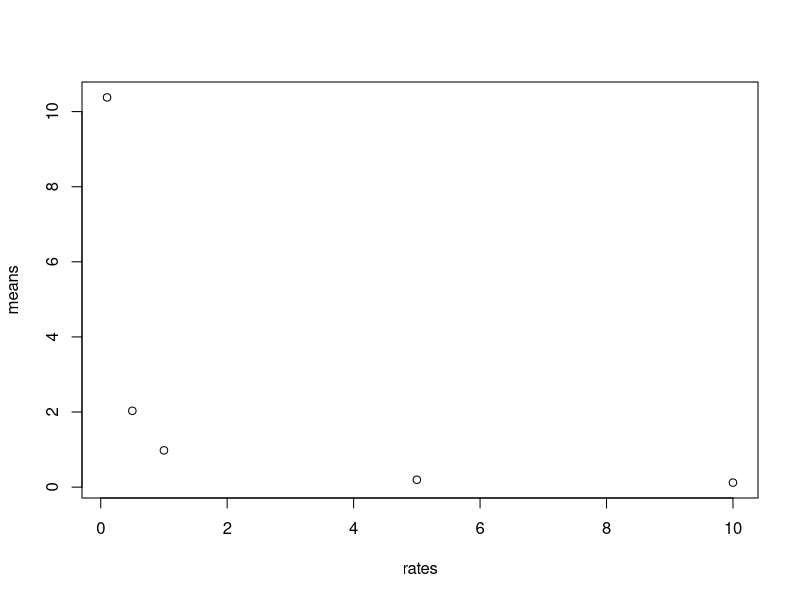
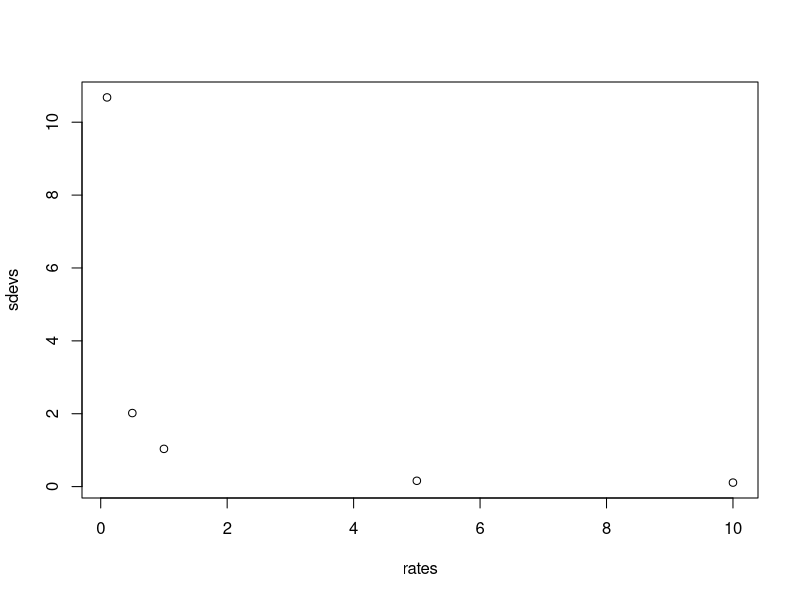
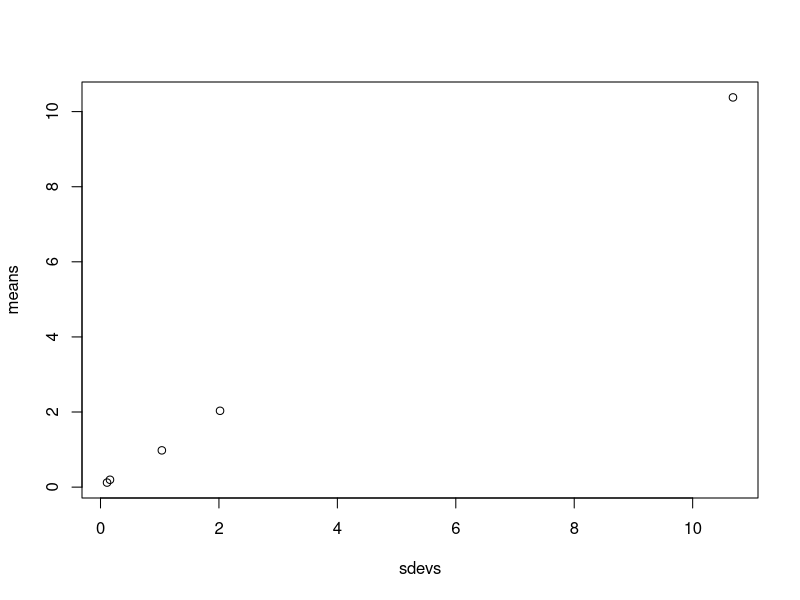
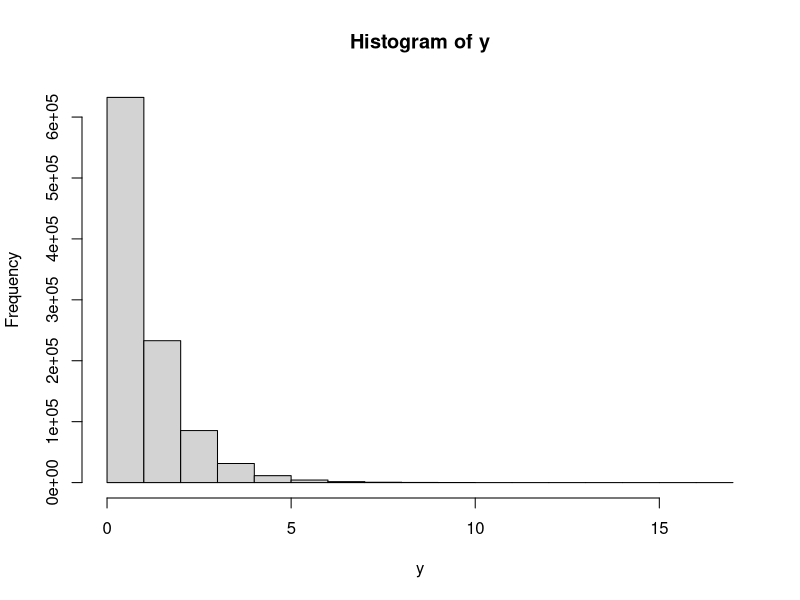
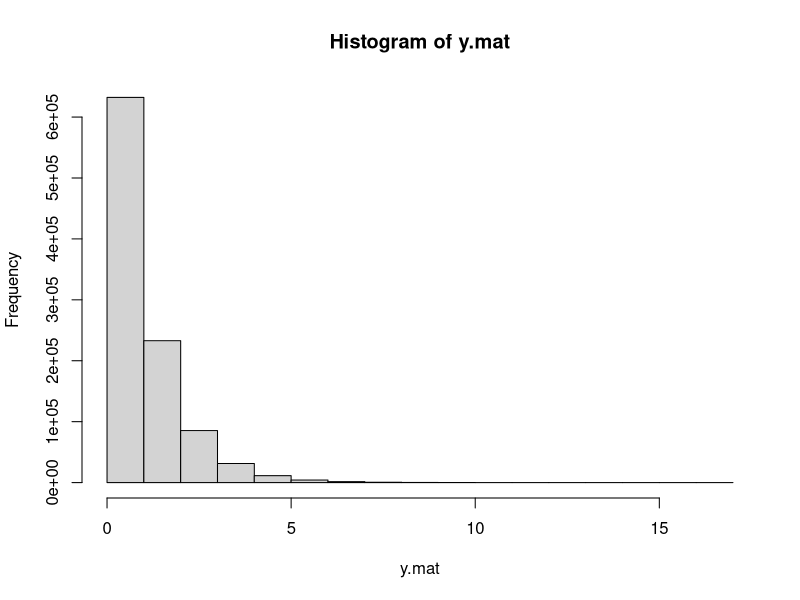
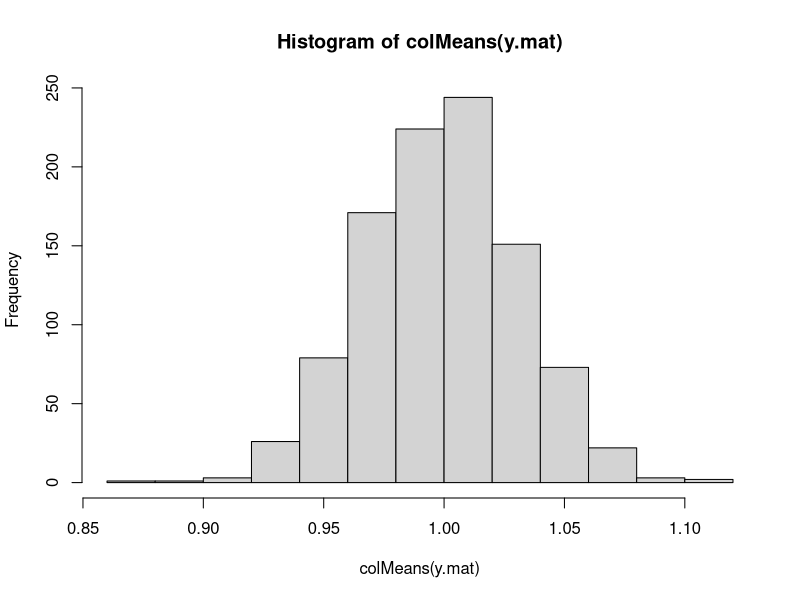

Source code (R) for these figures, in order:
## Generate 100 random values from the standard exponential
## distribution and store them in a vector x1. Find the mean and standard
## deviation of x1.

x1 <- rexp(n = 100)
mean(x1)
sd(x1)



## Repeat, but changing the rate to 0.1, 0.5, 5 and 10, storing the
## results in different vectors.

x2 <- rexp(n = 100, rate = 0.1)
x3 <- rexp(n = 100, rate = 0.5)
x4 <- rexp(n = 100, rate = 5)
x5 <- rexp(n = 100, rate = 10)



## Make scatterplots of
## (a) the five means versus the five rates;
## (b) the standard deviations versus the rates;
## (c) and the means versus the standard deviations.
## Explain, in words, what's going on in these plots.

rates <- c(1, 0.1, 0.5, 5, 10)
means <- c(mean(x1), mean(x2), mean(x3), mean(x4), mean(x5))
plot(rates, means)

sdevs <- c(sd(x1), sd(x2), sd(x3), sd(x4), sd(x5))
plot(rates, sdevs)

plot(sdevs, means)



## Generate one million numbers from the standard exponential
## istribution and store them in a vector called y. Find the mean and
## standard deviation.

y <- rexp(n = 1000000)
mean(y)
sd(y)



## Plot a histogram of y. Does it match the function 1 - e^(-x)?
## Should it?

hist(y)



## Create a matrix, y.mat, with the values in y, 1000 rows, and
## 1000 columns.

y.mat <- matrix(y, nrow = 1000)



##Explain what happens when you create a histogram of y.mat.

hist(y.mat)



## Find the mean of the 371st column of y.mat.

mean(y.mat[,371])



## Find the means of all 1000 columns of y.mat. Plot the histogram
## of column means. Explain why its shape does not match the histogram in
## problem 5.

colMeans(y.mat)
hist(colMeans(y.mat))



## Find the mean of all of the entries in y which are strictly
## greater than 1.

mean(y[y > 1])



##Explain what these two commands do:

sum(y > 1)
mean(y[y.mat > 1])



## Take the square of each number in y, and find their mean.
## Explain this in terms of the mean and standard deviation of y. Hint: think
## carefully about the formula R uses to calculate the standard deviation.

mean(y^2)